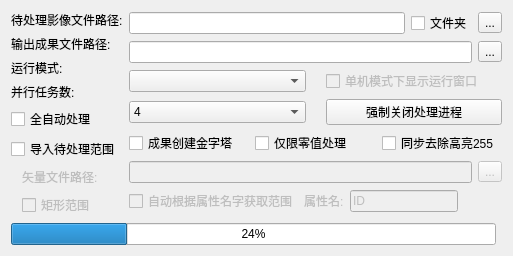
     <widget class="QWidget" name="ImageZerovalueProcessings_page">
      <layout class="QGridLayout" name="gridLayout_16">
       <item row="1" column="0">
        <widget class="QProgressBar" name="progressBar_3">
         <property name="value">
          <number>24</number>
         </property>
        </widget>
       </item>
       <item row="0" column="0" colspan="2">
        <layout class="QGridLayout" name="gridLayout_14" columnstretch="1,5">
         <item row="0" column="0">
          <layout class="QGridLayout" name="gridLayout_15">
           <item row="4" column="0">
            <layout class="QVBoxLayout" name="verticalLayout_2">
             <item>
              <widget class="QCheckBox" name="checkBox_17">
               <property name="text">
                <string>全自动处理</string>
               </property>
              </widget>
             </item>
             <item>
              <widget class="QCheckBox" name="checkBox_18">
               <property name="text">
                <string>导入待处理范围</string>
               </property>
              </widget>
             </item>
            </layout>
           </item>
           <item row="6" column="0">
            <layout class="QHBoxLayout" name="horizontalLayout_13" stretch="1,9">
             <item>
              <spacer name="horizontalSpacer_41">
               <property name="orientation">
                <enum>Qt::Horizontal</enum>
               </property>
               <property name="sizeHint" stdset="0">
                <size>
                 <width>40</width>
                 <height>20</height>
                </size>
               </property>
              </spacer>
             </item>
             <item>
              <widget class="QCheckBox" name="checkBox_19">
               <property name="enabled">
                <bool>false</bool>
               </property>
               <property name="text">
                <string>矩形范围</string>
               </property>
              </widget>
             </item>
            </layout>
           </item>
           <item row="2" column="0">
            <widget class="QLabel" name="label_14">
             <property name="text">
              <string>运行模式:</string>
             </property>
            </widget>
           </item>
           <item row="1" column="0">
            <widget class="QLabel" name="label_11">
             <property name="text">
              <string>输出成果文件路径:</string>
             </property>
            </widget>
           </item>
           <item row="0" column="0">
            <widget class="QLabel" name="label_10">
             <property name="text">
              <string>待处理影像文件路径:</string>
             </property>
            </widget>
           </item>
           <item row="5" column="0">
            <layout class="QHBoxLayout" name="horizontalLayout_12" stretch="1,9">
             <item>
              <spacer name="horizontalSpacer_27">
               <property name="orientation">
                <enum>Qt::Horizontal</enum>
               </property>
               <property name="sizeHint" stdset="0">
                <size>
                 <width>40</width>
                 <height>20</height>
                </size>
               </property>
              </spacer>
             </item>
             <item>
              <widget class="QLabel" name="label_12">
               <property name="enabled">
                <bool>false</bool>
               </property>
               <property name="text">
                <string>矢量文件路径:</string>
               </property>
              </widget>
             </item>
            </layout>
           </item>
           <item row="3" column="0">
            <widget class="QLabel" name="label_15">
             <property name="text">
              <string>并行任务数:</string>
             </property>
            </widget>
           </item>
          </layout>
         </item>
         <item row="0" column="1">
          <layout class="QGridLayout" name="gridLayout_17">
           <item row="4" column="0">
            <layout class="QHBoxLayout" name="horizontalLayout_20">
             <item>
              <widget class="QCheckBox" name="checkBox_24">
               <property name="text">
                <string>成果创建金字塔</string>
               </property>
              </widget>
             </item>
             <item>
              <widget class="QCheckBox" name="checkBox_25">
               <property name="text">
                <string>仅限零值处理</string>
               </property>
              </widget>
             </item>
             <item>
              <widget class="QCheckBox" name="checkBox_26">
               <property name="text">
                <string>同步去除高亮255</string>
               </property>
              </widget>
             </item>
            </layout>
           </item>
           <item row="5" column="0">
            <layout class="QHBoxLayout" name="horizontalLayout_16" stretch="0,0">
             <item>
              <widget class="QLineEdit" name="lineEdit_11">
               <property name="enabled">
                <bool>false</bool>
               </property>
               <property name="text">
                <string/>
               </property>
              </widget>
             </item>
             <item>
              <widget class="QToolButton" name="toolButton_8">
               <property name="enabled">
                <bool>false</bool>
               </property>
               <property name="text">
                <string>...</string>
               </property>
              </widget>
             </item>
            </layout>
           </item>
           <item row="1" column="0">
            <layout class="QHBoxLayout" name="horizontalLayout_15">
             <item>
              <widget class="QLineEdit" name="lineEdit_10"/>
             </item>
             <item>
              <widget class="QToolButton" name="toolButton_7">
               <property name="text">
                <string>...</string>
               </property>
              </widget>
             </item>
            </layout>
           </item>
           <item row="6" column="0">
            <layout class="QHBoxLayout" name="horizontalLayout_17" stretch="0,0,0,0">
             <item>
              <widget class="QCheckBox" name="checkBox_21">
               <property name="enabled">
                <bool>false</bool>
               </property>
               <property name="text">
                <string>自动根据属性名字获取范围</string>
               </property>
              </widget>
             </item>
             <item>
              <widget class="QLabel" name="label_13">
               <property name="enabled">
                <bool>false</bool>
               </property>
               <property name="text">
                <string>属性名:</string>
               </property>
              </widget>
             </item>
             <item>
              <widget class="QLineEdit" name="lineEdit_12">
               <property name="enabled">
                <bool>false</bool>
               </property>
               <property name="text">
                <string>ID</string>
               </property>
              </widget>
             </item>
             <item>
              <spacer name="horizontalSpacer_42">
               <property name="enabled">
                <bool>false</bool>
               </property>
               <property name="orientation">
                <enum>Qt::Horizontal</enum>
               </property>
               <property name="sizeHint" stdset="0">
                <size>
                 <width>40</width>
                 <height>20</height>
                </size>
               </property>
              </spacer>
             </item>
            </layout>
           </item>
           <item row="3" column="0">
            <layout class="QHBoxLayout" name="horizontalLayout_19">
             <property name="spacing">
              <number>20</number>
             </property>
             <item>
              <widget class="QComboBox" name="comboBox_3">
               <property name="currentIndex">
                <number>3</number>
               </property>
               <property name="modelColumn">
                <number>0</number>
               </property>
               <item>
                <property name="text">
                 <string>1</string>
                </property>
               </item>
               <item>
                <property name="text">
                 <string>2</string>
                </property>
               </item>
               <item>
                <property name="text">
                 <string>3</string>
                </property>
               </item>
               <item>
                <property name="text">
                 <string>4</string>
                </property>
               </item>
               <item>
                <property name="text">
                 <string>5</string>
                </property>
               </item>
               <item>
                <property name="text">
                 <string>6</string>
                </property>
               </item>
               <item>
                <property name="text">
                 <string>7</string>
                </property>
               </item>
               <item>
                <property name="text">
                 <string>8</string>
                </property>
               </item>
               <item>
                <property name="text">
                 <string>9</string>
                </property>
               </item>
               <item>
                <property name="text">
                 <string>10</string>
                </property>
               </item>
              </widget>
             </item>
             <item>
              <widget class="QPushButton" name="pushButton_13">
               <property name="text">
                <string>强制关闭处理进程</string>
               </property>
              </widget>
             </item>
            </layout>
           </item>
           <item row="0" column="0">
            <layout class="QHBoxLayout" name="horizontalLayout_14">
             <item>
              <widget class="QLineEdit" name="lineEdit_8"/>
             </item>
             <item>
              <widget class="QCheckBox" name="checkBox_20">
               <property name="text">
                <string>文件夹</string>
               </property>
              </widget>
             </item>
             <item>
              <widget class="QToolButton" name="toolButton_6">
               <property name="text">
                <string>...</string>
               </property>
              </widget>
             </item>
            </layout>
           </item>
           <item row="2" column="0">
            <layout class="QHBoxLayout" name="horizontalLayout_18">
             <property name="spacing">
              <number>20</number>
             </property>
             <item>
              <widget class="QComboBox" name="comboBox_2"/>
             </item>
             <item>
              <widget class="QCheckBox" name="checkBox_23">
               <property name="enabled">
                <bool>false</bool>
               </property>
               <property name="text">
                <string>单机模式下显示运行窗口</string>
               </property>
              </widget>
             </item>
            </layout>
           </item>
          </layout>
         </item>
        </layout>
       </item>
      </layout>
     </widget>
